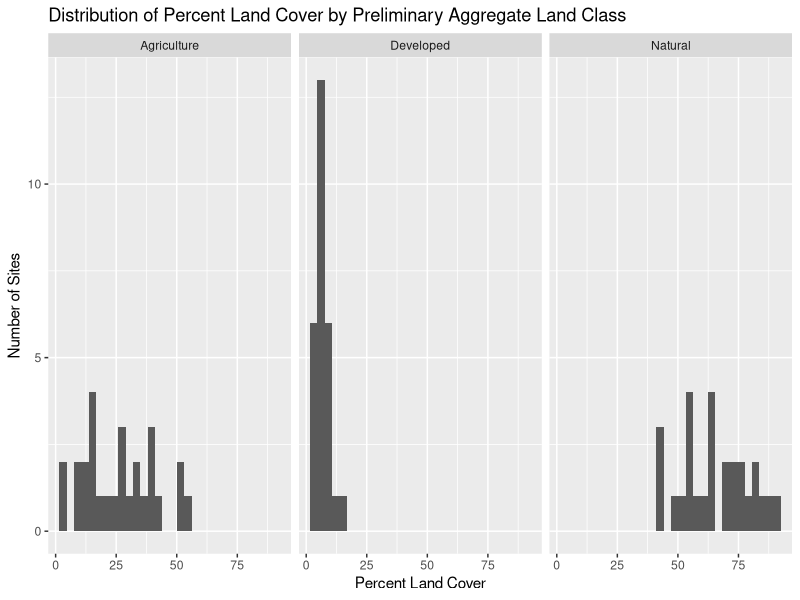

Here is the R script that generated this plot:

library(tidyverse)
library(dplyr)
library(ggplot2)

Land_Cover = read.csv("buffer_landscape.csv")
crops_codes = read.csv("crop_codes.csv")
Land_Cover2 = Land_Cover %>%
  select(-c("fid","Beekeeper.ID","Operation.Scale", "Apiary.1.Address", "Apiary.1.City", "Apiary.1.State", 
            "Apiary.1.ZIP", "Apiary.1.County", "Apiary.Address", "Before.Tech.Sampling", 
            "After.Tech.Sampling"))
View(Land_Cover2)

## We want to clean up this code - calculate total area in the buffer 
# around each site (RowSums), and reclassify land cover types from "CDL_1" to "corn"

Land_Cover_Cleaned = Land_Cover2 %>%
  mutate(total_area = rowSums(Land_Cover2[,4:44])) %>%
  mutate(across(CDL_1:CDL_242)/total_area)
  
Land_Cover_Cleaned_longer = pivot_longer(Land_Cover_Cleaned, cols = CDL_1:CDL_242, 
                                         names_to = 'Crop_Code', values_to = 'Value') %>%
  mutate(Value = Value*100) %>%
  left_join(crops_codes, by="Crop_Code")

aggregate_values = 
  filter(Land_Cover_Cleaned_longer,Prelim_Agg_Land_Class %in% 
           c('Agriculture','Developed','Natural')) %>%
  group_by(Apiary.1.Name, Prelim_Agg_Land_Class) %>%
  summarize(percent_land_cover = sum(Value)) 

ggplot(data = aggregate_values)+
  geom_histogram(mapping = aes(x = percent_land_cover))+
  facet_wrap(~Prelim_Agg_Land_Class)+
  ylab("Number of Sites")+
  xlab("Percent Land Cover")+
  ggtitle("Distribution of Percent Land Cover by Preliminary Aggregate Land Class")


# Made a ggplot
#aggregate_values %>%
#ggplot(aes(x=Apiary.1.Name, y=percent_land_cover, fill=Prelim_Agg_Land_Class))+
  #geom_bar(stat="identity", width = 0.5, position="dodge")+
  #theme_light()+
  #theme(axis.text.x = element_text(angle=75, size=12, hjust=1))+
  #facet_wrap(~Prelim_Agg_Land_Class)
